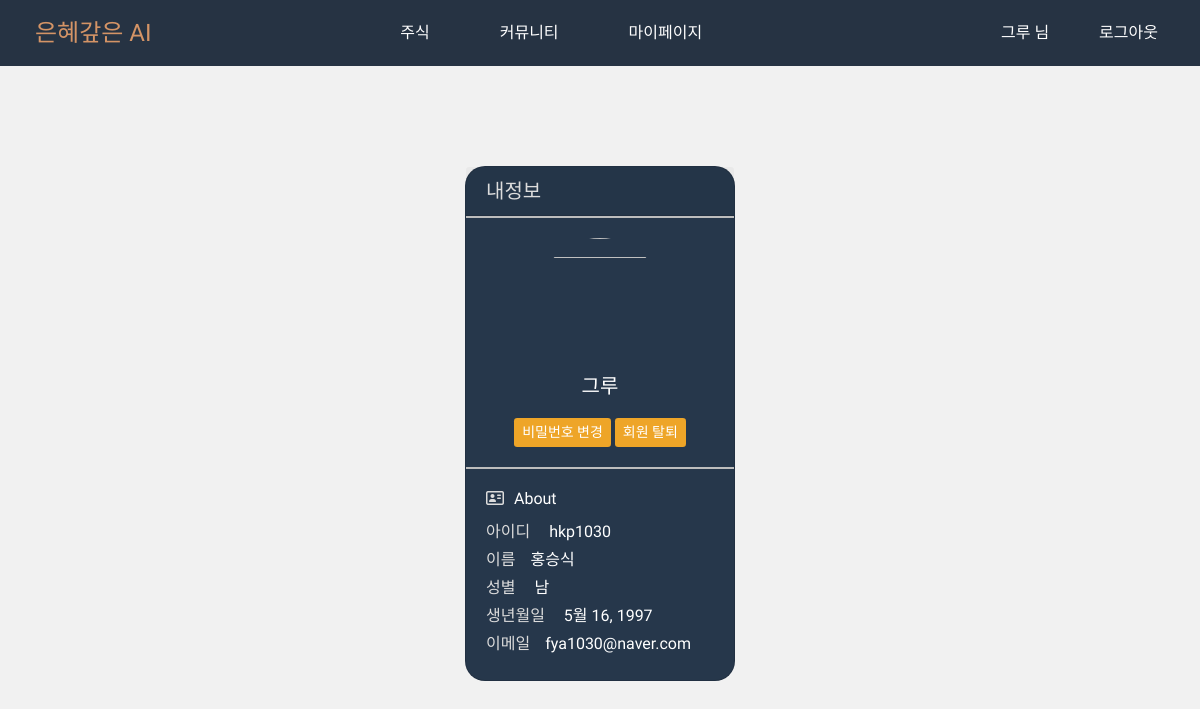
The page /mypage/info/ (signed in) on the database its author committed.
### users/models.py (models this page shows)
class User(AbstractUser):
    birth = models.DateField(default="2000-01-01",verbose_name="생년월일")
    email = models.EmailField(unique=True, verbose_name="이메일")
    name = models.CharField(max_length=20, verbose_name="이름")
    sex = models.CharField(max_length=10, verbose_name="성별")
    n_name = models.CharField(max_length=20, unique=True, verbose_name="닉네임")

### mypage/views.py (the view)
# urls.py: path('info/', views.userInfo, name='mypage'),
def userInfo(request):
    info_user = request.user
    context = {
        'id': info_user,
        'name': info_user.name,
        'nick': info_user.n_name,
        'sex': info_user.sex,
        'birth': info_user.birth,
        'email': info_user.email,
    }
    return render(request, 'mypage/mypage.html', context=context)

### templates/mypage/mypage.html (shortened to what this page needs)
<!DOCTYPE html>
{% load static %}
<html lang="en">
<head>
    <link rel="stylesheet" href="{% static 'css/bootstrap.css' %}">
</head>
<body style="background-color:#f1f1f1;">
{% include "navi.html" %}
<div class="col-md-4 col-xl-3" style="left:0; right:0; margin-left:auto; margin-right:auto; margin-top: 100px; color: white; border-radius: 40px;">
    <div class="card mb-3" style="background-color: #26374b; border-radius: 20px;">
        <div class="card-header" style="background-color: none;">
            <h5 class="card-title mb-0" style="color: #dcdcdc;">내정보</h5>
        </div>
        <div class="line" style="border-bottom: 2px solid #BDBDBD;"></div>
        <div class="card-body text-center">
            <img src="https://cdn.icon-icons.com/icons2/1161/PNG/512/1487716857-user_81635.png" class="img-fluid rounded-circle mb-2" width="128" height="128">
            {% if not user.n_name %}
            <h5 class="card-title mb-0">관리자</h5>
            {% else %}
            <h5 class="card-title mb-0">{{ nick }}</h5>
            {% endif %}
            {% if request.user.is_authenticated %}
            <form style="margin-top: 20px;" action="{% url 'mypage:delete' %}" method="POST">
                <div>
                    <a class="btn btn-primary btn-sm pw_btn" style="background-color: #eea528; border: none;" href="{% url 'mypage:password' %}">비밀번호 변경</a>
                     <a class="btn btn-primary btn-sm pw_btn" style="background-color: #eea528; border: none;" href="{% url 'mypage:delete' %}">회원 탈퇴</a>
                </div>
            </form>
            {% endif %}
        </div>
        <div class="line" style="border-bottom: 2px solid #BDBDBD;"></div>
        <div class="card-body">
            <h5 class="h6 card-title"><i class="far fa-address-card" style="margin-right:10px; color: #dcdcdc;"></i>About</h5>
            <ul class="list-unstyled mb-0">
                {% if not user.n_name %}
                <li class="mb-1"><a style="margin-right:15px; color: #dcdcdc;">아이디</a> <a>{{ id }}</a></li>
                <li class="mb-1"><a style="margin-right:15px; color: #dcdcdc;">이름</a><a>관리자</a></li>
                <li class="mb-1"><a style="margin-right:15px; color: #dcdcdc;">성별</a> <a>비밀</a></li>
                <li class="mb-1"><a style="margin-right:15px; color: #dcdcdc;">생년월일</a> <a>비밀</a></li>
                <li class="mb-1"><a style="margin-right:15px; color: #dcdcdc;">이메일</a><a>비밀</a></li>
                {% else %}
                <li class="mb-1"><a style="margin-right:15px; color: #dcdcdc;">아이디</a> <a>{{ id }}</a></li>
                <li class="mb-1"><a style="margin-right:15px; color: #dcdcdc;">이름</a><a>{{ name }}</a></li>
                <li class="mb-1"><a style="margin-right:15px; color: #dcdcdc;">성별</a> <a>{{ sex }}</a></li>
                <li class="mb-1"><a style="margin-right:15px; color: #dcdcdc;">생년월일</a> <a>{{ birth }}</a></li>
                <li class="mb-1"><a style="margin-right:15px; color: #dcdcdc;">이메일</a><a>{{ email }}</a></li>
                {% endif %}
            </ul>
        </div>
    </div>
</div>
</body>
</html>

### templates/navi.html (shortened to what this page needs)
<!DOCTYPE html>
{% load static %}
<html lang="en">
<head>
    <link rel="stylesheet" href="{% static 'css/navi.css' %}">
</head>
<body>
    <nav class="navbar">
        <div class="navbar_logo">
            <a class="a_d" href="/">은혜갚은 AI</a>
        </div>
        <ul class="navbar_menu">
            <li><a class="a_d" href="{%url 'stock:index' %}">주식</a></li>
            <li><a class="a_d" href="{%url 'board:list' %}">커뮤니티</a></li>
            <li><a class="a_d" href="{%url 'mypage:mypage' %}">마이페이지</a></li>
        </ul>
        <ul class="navbar_icons">
            {% if user.is_authenticated %}
            {% if not user.n_name %}
            <li><a><b style="color:red; font-weight:bolder;">관리자</b> 님</a></li>
            {% else %}
            <li><a> {{ user.n_name }} 님 </a></li>
            {% endif %}
            <li><a class="a_d" href="{% url 'users:logout' %}">로그아웃</a></li>
            {% else %}
            <li><a class="a_d" href="{% url 'users:signup' %}">회원가입</a></li>
            <li><a class="a_d" href="{% url 'users:login' %}">로그인</a></li>
            {% endif %}
        </ul>
    </nav>
</body>
</html>

### static/css/navi.css (style rules this page uses)
body { margin: 0; font-family: 'Nanum Myeongjo'; }
.a_d { text-decoration: none; color: white; }
.navbar { display: flex; justify-content: space-between; align-items: center; background-color: #263343; padding: 8px 12px; }
.navbar_logo a { font-size: 24px; color: #d49466; text-decoration: none; margin-left: 23px; }
.navbar_menu { display: flex; list-style: none; padding-left: 0; margin: 5px }
.navbar_menu li { padding: 8px 25px; margin-right: 20px; }
.navbar_menu li a { text-decoration: none; }
.navbar_icons { list-style: none; color: white; display: flex; padding-left: 0; margin: 5px }
.navbar_icons li a { padding: 8px 25px; text-decoration: none; }

### rows shown on the page
User: n_name "그루", username "hkp1030", name "홍승식", birth "5월 16, 1997", email "fya1030@naver.com"

### other values the page prints
{{ sex }} "남"
